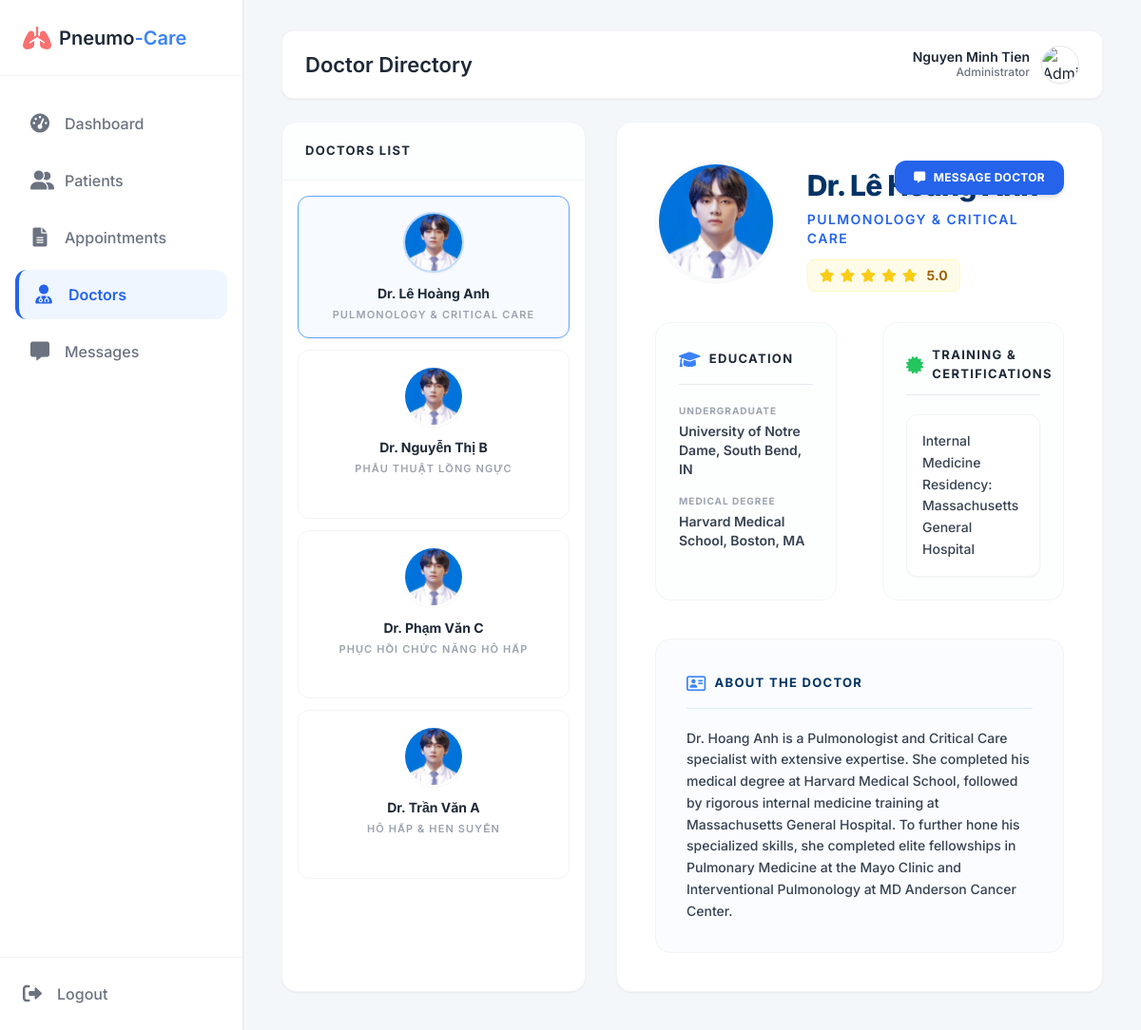
The app's page /pneumocare/adm_doctors.php (signed in) with its own data.
### tables this page shows
CREATE TABLE `Doctor_Profiles` (
  `doctor_id` int(11) NOT NULL,
  `speciality` varchar(100) DEFAULT NULL,
  `consultation_fee` decimal(10,2) DEFAULT NULL,
  `undergraduate_edu` text DEFAULT NULL,
  `medical_edu` text DEFAULT NULL,
  `training` text DEFAULT NULL,
  `affiliations` text DEFAULT NULL,
  `bio` text DEFAULT NULL
);

CREATE TABLE `Users` (
  `user_id` int(11) NOT NULL,
  `email` varchar(100) NOT NULL,
  `password_hash` varchar(255) NOT NULL,
  `full_name` varchar(100) NOT NULL,
  `role` enum('Admin','Doctor','Patient') NOT NULL,
  `avatar_url` text DEFAULT NULL,
  `is_active` tinyint(1) DEFAULT 1,
  `created_at` timestamp NOT NULL DEFAULT current_timestamp()
);

### pneumocare/adm_doctors.php (the view, shortened to what this page needs)
<?php
require 'db.php';
$adminName = $_SESSION['name'];
$adminAvatar = (!empty($_SESSION['avatar']) && $_SESSION['avatar'] != 'default.png') ? $_SESSION['avatar'] : 'img/default_admin.png';
$doctors = [];
$current_doc = null;
try {
    $doctors = $pdo->query("SELECT u.user_id, u.full_name, u.avatar_url, dp.* FROM Users u JOIN Doctor_Profiles dp ON u.user_id = dp.doctor_id WHERE u.role = 'Doctor' ORDER BY u.full_name ASC")->fetchAll();
    $selected_id = isset($_GET['id']) ? $_GET['id'] : null;
    if (!$selected_id && !empty($doctors)) {
        $selected_id = $doctors[0]['user_id'];
    }
    if ($selected_id) {
        $stmt = $pdo->prepare("SELECT u.user_id, u.full_name, u.avatar_url, dp.* FROM Users u JOIN Doctor_Profiles dp ON u.user_id = dp.doctor_id WHERE u.user_id = ?");
        $stmt->execute([$selected_id]);
        $current_doc = $stmt->fetch();
    }
} catch (PDOException $e) {
    die("<div style='color:red; padding:20px; background:#fee2e2; border:1px solid #ef4444; margin:20px;'><b>Lỗi DB:</b> " . $e->getMessage() . "</div>");
}
?>
<!DOCTYPE html>
<html lang="vi">
<head>
    <script src="https://cdn.tailwindcss.com"></script>
    <link href="https://cdnjs.cloudflare.com/ajax/libs/font-awesome/6.0.0/css/all.min.css" rel="stylesheet">
</head>
<body class="flex h-screen overflow-hidden text-gray-800 relative">
<div class="flex w-full h-full relative">
    <aside class="w-64 bg-white border-r border-gray-200 flex flex-col h-full flex-shrink-0 z-10 shadow-sm">
        <div class="h-20 flex items-center px-6 border-b border-gray-100">
            <i class="fa-solid fa-lungs text-red-400 text-2xl mr-2"></i>
            <span class="text-xl font-semibold">Pneumo<span class="text-blue-500">-Care</span></span>
        </div>
        <nav class="flex-1 px-4 py-6 space-y-2 overflow-y-auto">
            <a href="adm_dashboard.php" class="flex items-center gap-4 px-4 py-3 text-gray-500 hover:bg-gray-50 hover:text-gray-800 rounded-xl transition-colors font-medium">
                <i class="fa-solid fa-gauge-high w-5 text-center text-xl"></i><span>Dashboard</span>
            </a>
            <a href="adm_patients.php" class="flex items-center gap-4 px-4 py-3 text-gray-500 hover:bg-gray-50 hover:text-gray-800 rounded-xl transition-colors font-medium">
                <i class="fa-solid fa-user-group w-5 text-center text-xl"></i><span>Patients</span>
            </a>
            <a href="adm_appointments.php" class="flex items-center gap-4 px-4 py-3 text-gray-500 hover:bg-gray-50 hover:text-gray-800 rounded-xl transition-colors font-medium">
                <i class="fa-solid fa-file-lines w-5 text-center text-xl"></i><span>Appointments</span>
            </a>
            <a href="adm_doctors.php" class="sidebar-active flex items-center gap-4 px-4 py-3 rounded-xl font-semibold transition-colors">
                <i class="fa-solid fa-user-doctor w-5 text-center text-xl"></i><span>Doctors</span>
            </a>
            <a href="adm_messages.php" class="flex items-center gap-4 px-4 py-3 text-gray-500 hover:bg-gray-50 hover:text-gray-800 rounded-xl transition-colors font-medium">
                <i class="fa-solid fa-message w-5 text-center text-xl"></i><span>Messages</span>
            </a>
        </nav>
        <div class="p-6 border-t mt-auto border-gray-100">
            <a href="logout.php" class="flex items-center gap-4 text-gray-500 hover:text-red-500 transition-colors font-medium">
                <i class="fa-solid fa-right-from-bracket text-xl"></i><span>Logout</span>
            </a>
        </div>
    </aside>
    <main class="main-content bg-[#f4f7fa]">
        <div class="topbar-wrapper flex-shrink-0">
            <header class="topbar">
                <h1>Doctor Directory</h1>
                <div class="flex items-center gap-6">
                    <div class="flex items-center gap-3 cursor-pointer">
                        <div class="text-right hidden sm:block">
                            <p class="text-sm font-semibold text-gray-800" style="line-height: 1.2;"><?php echo htmlspecialchars($adminName); ?></p>
                            <p class="text-xs text-gray-500 font-medium">Administrator</p>
                        </div>
                        <img src="<?php echo $adminAvatar; ?>" class="w-10 h-10 rounded-full object-cover border border-gray-200 shadow-sm" alt="Admin">
                    </div>
                </div>
            </header>
        </div>
        <div class="content-area max-w-7xl mx-auto w-full flex gap-8">
            <div class="w-[320px] bg-white rounded-2xl shadow-sm border border-gray-100 flex flex-col h-full overflow-hidden flex-shrink-0">
                <div class="px-6 py-5 border-b border-gray-100 bg-gray-50/30">
                    <h2 class="font-bold text-gray-800 text-[13px] uppercase tracking-widest">Doctors List</h2>
                </div>
                <div class="flex-1 overflow-y-auto p-4 space-y-3">
                    <?php if (empty($doctors)): ?>
                        <div class="text-center py-10 text-gray-400 italic text-sm">No doctors found.</div>
                    <?php else: ?>
                        <?php foreach ($doctors as $doc): ?>
                        <a href="?id=<?php echo $doc['user_id']; ?>" class="block border <?php echo $selected_id == $doc['user_id'] ? 'border-blue-400 bg-blue-50/50 shadow-sm' : 'border-gray-100 hover:border-gray-300 hover:bg-gray-50'; ?> rounded-xl p-4 flex flex-col items-center transition-all group">
                            <img src="<?php echo $doc['avatar_url'] ?: 'img/default.png'; ?>" class="w-16 h-16 rounded-full mb-3 shadow-sm object-cover border-2 <?php echo $selected_id == $doc['user_id'] ? 'border-blue-200' : 'border-white'; ?>">
                            <h3 class="font-bold text-gray-800 text-center text-sm group-hover:text-blue-600 transition-colors">Dr. <?php echo htmlspecialchars($doc['full_name']); ?></h3>
                            <p class="text-[11px] font-semibold text-gray-400 uppercase tracking-widest mt-1 text-center"><?php echo htmlspecialchars($doc['speciality']); ?></p>
                        </a>
                        <?php endforeach; ?>
                    <?php endif; ?>
                </div>
            </div>
            <?php if ($current_doc): ?>
            <div class="flex-1 bg-white rounded-2xl shadow-sm border border-gray-100 p-10 h-full overflow-y-auto relative">
                <a href="adm_messages.php?receiver_id=<?php echo $current_doc['user_id']; ?>" class="absolute top-10 right-10 bg-blue-600 text-white px-5 py-2.5 rounded-xl text-xs font-bold hover:bg-blue-700 transition-all shadow-md uppercase tracking-wide flex items-center gap-2 group">
                    <i class="fa-solid fa-message"></i> Message Doctor
                </a>
                <div class="flex items-start gap-8 mb-8">
                    <img src="<?php echo $current_doc['avatar_url'] ?: 'img/default.png'; ?>" class="w-32 h-32 rounded-full border-4 border-gray-50 shadow-sm object-cover">
                    <div class="pt-2">
                        <h1 class="text-3xl font-extrabold text-[#003366] mb-2 tracking-tight">Dr. <?php echo htmlspecialchars($current_doc['full_name']); ?></h1>
                        <p class="text-sm font-semibold text-blue-600 uppercase tracking-widest mb-3"><?php echo htmlspecialchars($current_doc['speciality']); ?></p>
                        <div class="flex items-center gap-1.5 text-yellow-400 text-sm bg-yellow-50 px-3 py-1.5 rounded-lg inline-flex border border-yellow-100">
                            <i class="fa-solid fa-star"></i><i class="fa-solid fa-star"></i><i class="fa-solid fa-star"></i><i class="fa-solid fa-star"></i><i class="fa-solid fa-star"></i>
                            <span class="text-yellow-700 font-bold ml-1">5.0</span>
                        </div>
                    </div>
                </div>
                <div class="grid grid-cols-2 gap-x-12 gap-y-10">
                    <div class="border border-gray-100 rounded-2xl p-6 bg-gray-50/30">
                        <h3 class="font-bold text-gray-800 text-[13px] uppercase tracking-widest flex items-center gap-2 mb-5 border-b border-gray-200 pb-3">
                            <i class="fa-solid fa-graduation-cap text-blue-500 text-lg"></i> Education
                        </h3>
                        <div class="space-y-4">
                            <div>
                                <h4 class="text-[10px] font-bold text-gray-400 uppercase tracking-widest mb-1">Undergraduate</h4>
                                <p class="text-sm font-semibold text-gray-700"><?php echo htmlspecialchars($current_doc['undergraduate_edu']); ?></p>
                            </div>
                            <div>
                                <h4 class="text-[10px] font-bold text-gray-400 uppercase tracking-widest mb-1">Medical Degree</h4>
                                <p class="text-sm font-semibold text-gray-700"><?php echo htmlspecialchars($current_doc['medical_edu']); ?></p>
                            </div>
                        </div>
                    </div>
                    <div class="border border-gray-100 rounded-2xl p-6 bg-gray-50/30">
                        <h3 class="font-bold text-gray-800 text-[13px] uppercase tracking-widest flex items-center gap-2 mb-5 border-b border-gray-200 pb-3">
                            <i class="fa-solid fa-certificate text-green-500 text-lg"></i> Training & Certifications
                        </h3>
                        <p class="text-sm text-gray-700 font-medium leading-relaxed bg-white p-4 rounded-xl border border-gray-100 shadow-sm">
                            <?php echo nl2br(htmlspecialchars($current_doc['training'])); ?>
                        </p>
                    </div>
                    <div class="col-span-2 border border-gray-100 rounded-2xl p-8 bg-blue-50/30">
                        <h3 class="font-bold text-[#003366] text-[13px] uppercase tracking-widest flex items-center gap-2 mb-5 border-b border-blue-100 pb-3">
                            <i class="fa-regular fa-address-card text-blue-500 text-lg"></i> About the Doctor
                        </h3>
                        <div class="text-sm text-gray-700 font-medium leading-relaxed">
                            <?php echo nl2br(htmlspecialchars($current_doc['bio'])); ?>
                        </div>
                    </div>
                </div>
            </div>
            <?php endif; ?>
        </div>
    </main>
</div>
</body>
</html>

### pneumocare/adm_doctors.php (style rules this page uses)
* { margin: 0; padding: 0; box-sizing: border-box; }
body { font-family: 'Inter', sans-serif; background-color: #f4f7fa; color: #1f2937; }
.sidebar-active { background-color: #eff6ff; color: #2563eb; border-left: 4px solid #2563eb; font-weight: 600; }
.main-content { flex: 1; display: flex; flex-direction: column; overflow: hidden; }
.topbar-wrapper { padding: 32px 40px 0 40px; }
.topbar { height: 72px; background: #ffffff; border: 1px solid #f3f4f6; display: flex; align-items: center; justify-content: space-between; padding: 0 24px; border-radius: 12px; box-shadow: 0 1px 3px rgba(0,0,0,0.05); margin-bottom: 24px; }
.topbar h1 { font-size: 22px; font-weight: 600; color: #1f2937; margin: 0; }
.content-area { padding: 0 40px 40px 40px; flex: 1; overflow-y: auto; }

### records on screen
doctor_profiles: doctor_id.full_name "Lê Hoàng Anh", speciality "PULMONOLOGY & CRITICAL CARE", doctor_id.full_name "Lê…", undergraduate_edu "University of Notre Dame, South Bend, IN", medical_edu "Harvard Medical School, Boston, MA", training "Internal Medicine Residency: Massachusetts General Hospital", bio "Dr. Hoang Anh is a Pulmonologist and Critical Care specialist with extensive expertise. She completed his medical degree at Harvard Medical School, followed by rigorous internal medicine training at Massachusetts General Hospital. To further hone his specialized skills, she completed elite fellowships in Pulmonary Medicine at the Mayo Clinic and Interventional Pulmonology at MD Anderson Cancer Center."
doctor_profiles: doctor_id.full_name "Nguyễn Thị B", speciality "PHẪU THUẬT LỒNG NGỰC"
doctor_profiles: doctor_id.full_name "Phạm Văn C", speciality "PHỤC HỒI CHỨC NĂNG HÔ HẤP"
doctor_profiles: doctor_id.full_name "Trần Văn A", speciality "HÔ HẤP & HEN SUYỄN"

### other values on screen
$adminName "Nguyen Minh Tien"
